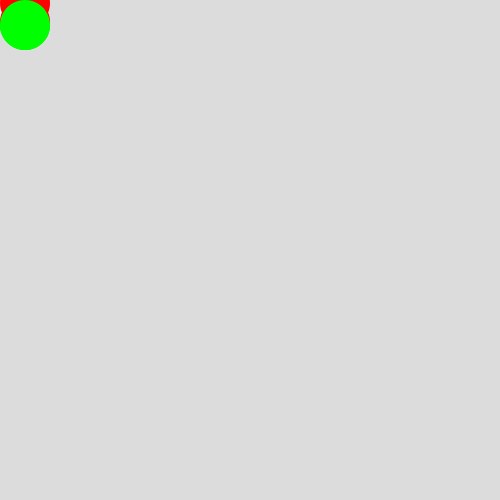
Frame 1 (no input)
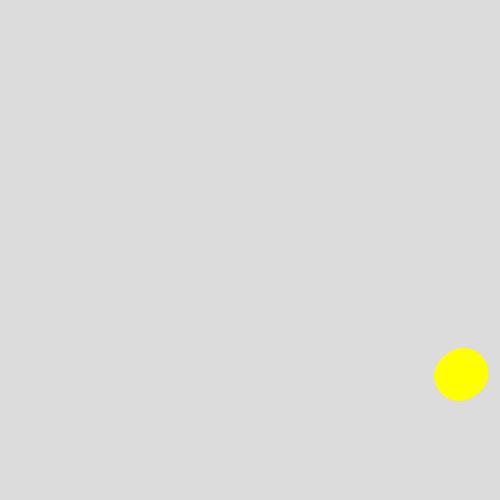
Frame 60 (the mouse pressed at the canvas centre just before this capture)
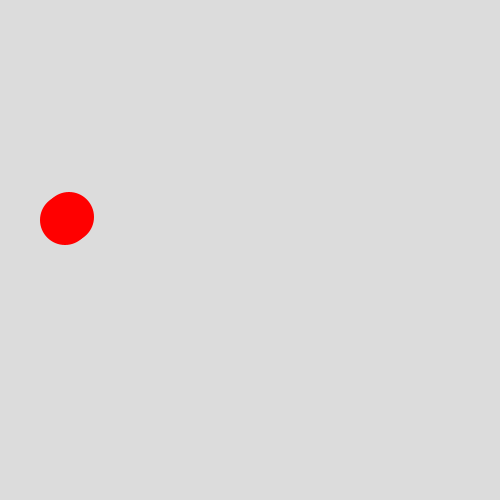
Frame 120 (the mouse held since frame 60 and released just before this capture)

The Processing sketch that drew these frames (run headless with seeded random() and noise(); from frame 60 on, the mouse is pressed at the canvas centre):

// Processing sketch: processing_33010
// ── processing_33010.pde

float x;
float y;
float speedX = 4;
float speedY = 3;
float radius = 25;

void setup() {
  size (500, 500);
}

void draw() {

  background(220, 220, 220);

  for (int i = 0; i < 2; i++) {

    noStroke();
    ellipse (x, y, radius*2, radius*2);
    x+=speedX;
    y+=speedY;

    if (x > 500 - radius) {
      x = 500 - radius;
      speedX = speedX * -1;
      fill(255, 255, 0);
      ellipse (x, y, radius*2, radius*2);
    }
    else if (x < 0 + radius) {
      x = radius;
      speedX = speedX * -1;
      fill(255, 0, 0);
      ellipse (x, y, radius*2, radius*2);
    }

    if (y > 500 - radius) {
      y = 500 - radius;
      speedY = speedY * -1;
      fill(0, 0, 255);
      ellipse (x, y, radius*2, radius*2);
    }
    else if (y < 0 + radius) {
      y = radius;
      speedY = speedY * -1;
      fill(0, 255, 0);
      ellipse (x, y, radius*2, radius*2);
    }
  }
}
